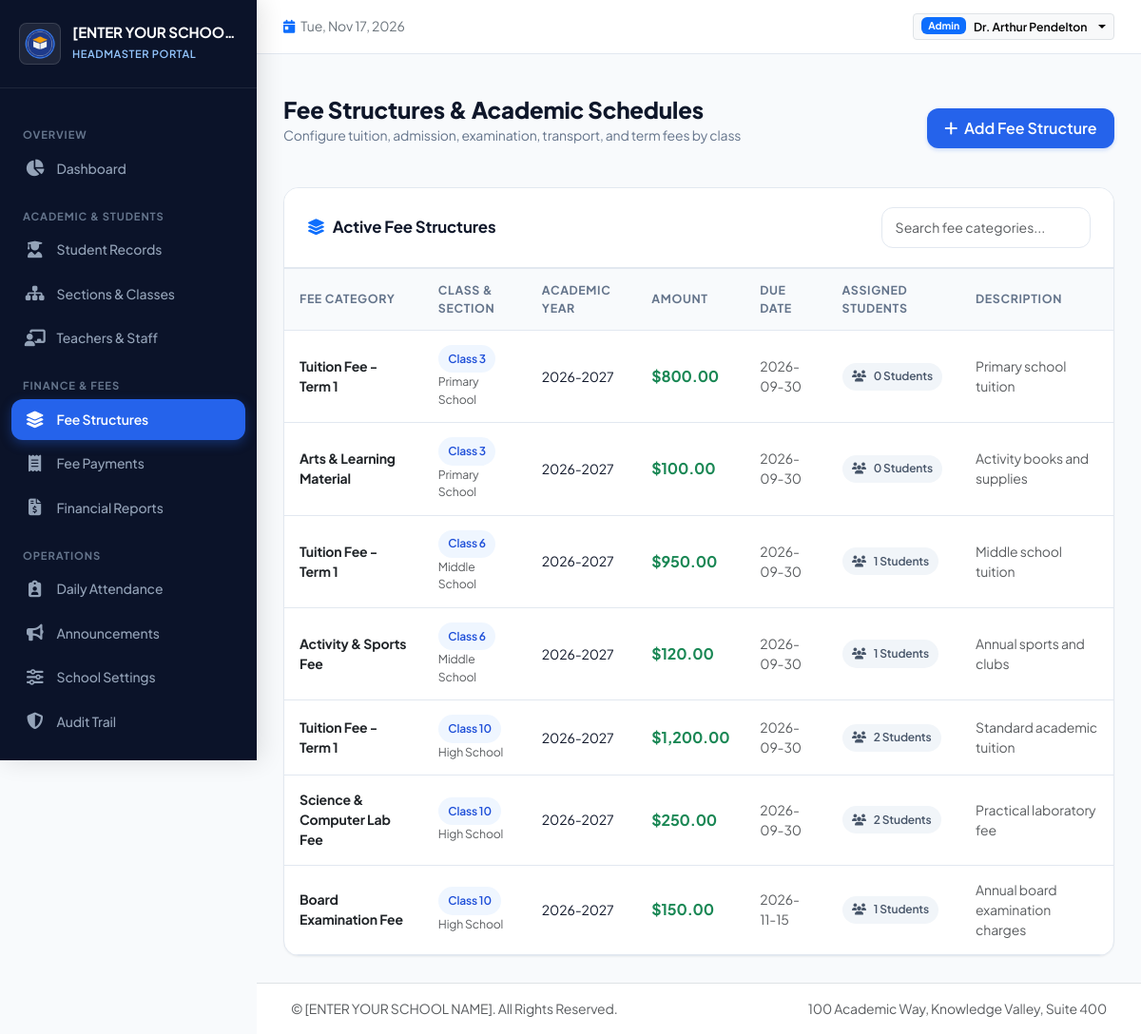
/admin/fee-structures (signed in), run on the app's committed database.
### tables this page shows
CREATE TABLE school_settings (
        id INTEGER PRIMARY KEY,
        school_name TEXT NOT NULL DEFAULT '[ENTER YOUR SCHOOL NAME]',
        school_address TEXT DEFAULT '',
        school_phone TEXT DEFAULT '',
        school_email TEXT DEFAULT '',
        school_website TEXT DEFAULT '',
        headmaster_name TEXT DEFAULT '',
        currency_symbol TEXT DEFAULT '$',
        logo_path TEXT DEFAULT '',
        updated_at TIMESTAMP DEFAULT CURRENT_TIMESTAMP
    );

CREATE TABLE users (
        id INTEGER PRIMARY KEY AUTOINCREMENT,
        username TEXT NOT NULL UNIQUE,
        password_hash TEXT NOT NULL,
        role TEXT NOT NULL CHECK(role IN ('admin', 'teacher', 'student')),
        full_name TEXT NOT NULL,
        email TEXT DEFAULT '',
        phone TEXT DEFAULT '',
        is_active INTEGER DEFAULT 1,
        created_at TIMESTAMP DEFAULT CURRENT_TIMESTAMP
    );

CREATE TABLE fee_structures (
        id INTEGER PRIMARY KEY AUTOINCREMENT,
        academic_year_id INTEGER NOT NULL REFERENCES academic_years(id) ON DELETE CASCADE,
        school_section_id INTEGER REFERENCES school_sections(id) ON DELETE SET NULL,
        class_id INTEGER REFERENCES classes(id) ON DELETE CASCADE,
        fee_category TEXT NOT NULL,
        amount REAL NOT NULL CHECK(amount >= 0),
        due_date DATE,
        description TEXT DEFAULT ''
    );

CREATE TABLE classes (
        id INTEGER PRIMARY KEY AUTOINCREMENT,
        section_id INTEGER NOT NULL REFERENCES school_sections(id) ON DELETE CASCADE,
        name TEXT NOT NULL,
        display_order INTEGER DEFAULT 0,
        is_active INTEGER DEFAULT 1,
        UNIQUE(section_id, name)
    );

CREATE TABLE school_sections (
        id INTEGER PRIMARY KEY AUTOINCREMENT,
        name TEXT NOT NULL UNIQUE,
        description TEXT DEFAULT '',
        is_active INTEGER DEFAULT 1
    );

CREATE TABLE academic_years (
        id INTEGER PRIMARY KEY AUTOINCREMENT,
        name TEXT NOT NULL UNIQUE,
        start_date DATE,
        end_date DATE,
        is_current INTEGER DEFAULT 0
    );

### routes/admin.py (the view, shortened to what this page needs)
@admin_bp.route('/fee-structures', methods=['GET', 'POST'])
def fee_structures():
    db = get_db()
    structures = db.execute("""
        SELECT fs.*, ay.name as academic_year_name, c.name as class_name, sec.name as section_name,
               (SELECT COUNT(*) FROM student_fee_assignments WHERE fee_structure_id = fs.id) as assigned_student_count
        FROM fee_structures fs
        JOIN academic_years ay ON fs.academic_year_id = ay.id
        JOIN classes c ON fs.class_id = c.id
        LEFT JOIN school_sections sec ON fs.school_section_id = sec.id
        ORDER BY ay.id DESC, c.display_order ASC;
    """).fetchall()
    academic_years = db.execute("SELECT * FROM academic_years ORDER BY is_current DESC;").fetchall()
    classes = db.execute("SELECT * FROM classes WHERE is_active = 1 ORDER BY section_id, display_order, name;").fetchall()
    return render_template('admin/fee_structures.html',
        settings=get_school_settings(),
        structures=structures,
        academic_years=academic_years,
        classes=classes
    )

### models.py (called while the page is built, shortened)
def get_db():
    if 'db' not in g:
        db_path = current_app.config.get('DATABASE_PATH', Config.DATABASE_PATH)
        g.db = sqlite3.connect(db_path)
        g.db.row_factory = sqlite3.Row
        g.db.execute("PRAGMA foreign_keys = ON;")
    return g.db

def get_school_settings():
    db = get_db()
    row = db.execute("SELECT * FROM school_settings WHERE id = 1;").fetchone()
    if row:
        return dict(row)

    @property
    def is_active(self):
        return self._is_active

    @staticmethod
    def get_by_id(user_id):
        db = get_db()
        cursor = db.execute("SELECT * FROM users WHERE id = ?", (user_id,))
        row = cursor.fetchone()
        if not row:
            return None
        return User._build_from_row(row)

### routes/admin.py (called while the page is built)
@admin_bp.before_request
@login_required
@admin_required
def admin_before_request():
    pass

### utils/helpers.py (called while the page is built)
def format_currency(amount, symbol='$'):
    try:
        val = float(amount or 0.0)
        return f"{symbol}{val:,.2f}"
    except (ValueError, TypeError):
        return f"{symbol}0.00"

### templates/admin/fee_structures.html (shortened to what this page needs)
{% extends "base.html" %}
{% block content %}
<div class="page-header">
  <div>
    <h2 class="page-title">Fee Structures & Academic Schedules</h2>
    <p class="page-subtitle">Configure tuition, admission, examination, transport, and term fees by class</p>
  </div>
  <div>
    <button class="btn btn-primary-custom" data-bs-toggle="modal" data-bs-target="#addFeeModal">
      <i class="fa-solid fa-plus me-1"></i> Add Fee Structure
    </button>
  </div>
</div>
<div class="card-custom">
  <div class="card-custom-header">
    <h5 class="card-custom-title"><i class="fa-solid fa-layer-group text-primary me-2"></i>Active Fee Structures</h5>
    <input type="text" id="tableQuickSearch" class="form-control form-control-sm" placeholder="Search fee categories..." style="width: 220px;">
  </div>
  <div class="table-responsive p-0">
    <table class="table-custom filterable-table mb-0">
      <thead>
        <tr>
          <th>Fee Category</th>
          <th>Class & Section</th>
          <th>Academic Year</th>
          <th>Amount</th>
          <th>Due Date</th>
          <th>Assigned Students</th>
          <th>Description</th>
        </tr>
      </thead>
      <tbody>
        {% for fs in structures %}
          <tr>
            <td class="fw-bold text-dark">{{ fs.fee_category }}</td>
            <td>
              <span class="badge-custom badge-primary">{{ fs.class_name }}</span>
              <small class="text-muted d-block">{{ fs.section_name or '' }}</small>
            </td>
            <td>{{ fs.academic_year_name }}</td>
            <td class="fw-bold text-success fs-6">{{ format_currency(fs.amount) }}</td>
            <td class="text-muted small">{{ fs.due_date or 'End of Academic Year' }}</td>
            <td>
              <span class="badge-custom badge-secondary">
                <i class="fa-solid fa-users me-1"></i> {{ fs.assigned_student_count }} Students
              </span>
            </td>
            <td class="text-muted small">{{ fs.description or '-' }}</td>
          </tr>
        {% endfor %}
      </tbody>
    </table>
  </div>
</div>
{% endblock %}

### templates/base.html (shortened to what this page needs)
<!DOCTYPE html>
<html lang="en">
<head>
  <link href="https://cdn.jsdelivr.net/npm/bootstrap@5.3.3/dist/css/bootstrap.min.css" rel="stylesheet">
  <link rel="stylesheet" href="https://cdnjs.cloudflare.com/ajax/libs/font-awesome/6.5.1/css/all.min.css">
  <link rel="stylesheet" href="{{ url_for('static', filename='css/style.css') }}">
</head>
<body>
  <div class="app-wrapper">
    <aside class="sidebar">
      <div class="sidebar-header">
        <img src="{% if school_settings.logo_path %}{{ url_for('static', filename=school_settings.logo_path) }}{% else %}{{ url_for('static', filename='images/default_logo.png') }}{% endif %}"
             alt="School Logo" class="school-brand-logo">
        <div class="school-brand-info">
          <h1 class="school-brand-name" title="{{ school_settings.school_name }}">{{ school_settings.school_name }}</h1>
          <span class="school-brand-badge">
            {% if current_user.role == 'admin' %}Headmaster Portal
            {% elif current_user.role == 'teacher' %}Teacher Portal
            {% elif current_user.role == 'student' %}Student Portal
            {% else %}Portal{% endif %}
          </span>
        </div>
      </div>
      <div class="sidebar-nav">
        {% if current_user.role == 'admin' %}
          <div class="nav-section-title">Overview</div>
          <a href="{{ url_for('admin.dashboard') }}" class="sidebar-link {% if request.endpoint == 'admin.dashboard' %}active{% endif %}">
            <i class="fa-solid fa-chart-pie"></i>
            <span>Dashboard</span>
          </a>
          <div class="nav-section-title">Academic & Students</div>
          <a href="{{ url_for('admin.students') }}" class="sidebar-link {% if request.endpoint in ['admin.students', 'admin.student_create', 'admin.student_view', 'admin.student_edit'] %}active{% endif %}">
            <i class="fa-solid fa-user-graduate"></i>
            <span>Student Records</span>
          </a>
          <a href="{{ url_for('admin.sections_classes') }}" class="sidebar-link {% if request.endpoint == 'admin.sections_classes' %}active{% endif %}">
            <i class="fa-solid fa-sitemap"></i>
            <span>Sections & Classes</span>
          </a>
          <a href="{{ url_for('admin.teachers') }}" class="sidebar-link {% if request.endpoint in ['admin.teachers', 'admin.teacher_create'] %}active{% endif %}">
            <i class="fa-solid fa-chalkboard-user"></i>
            <span>Teachers & Staff</span>
          </a>
          <div class="nav-section-title">Finance & Fees</div>
          <a href="{{ url_for('admin.fee_structures') }}" class="sidebar-link {% if request.endpoint == 'admin.fee_structures' %}active{% endif %}">
            <i class="fa-solid fa-layer-group"></i>
            <span>Fee Structures</span>
          </a>
          <a href="{{ url_for('admin.payments') }}" class="sidebar-link {% if request.endpoint in ['admin.payments', 'admin.payment_receipt'] %}active{% endif %}">
            <i class="fa-solid fa-receipt"></i>
            <span>Fee Payments</span>
          </a>
          <a href="{{ url_for('admin.fee_reports') }}" class="sidebar-link {% if request.endpoint == 'admin.fee_reports' %}active{% endif %}">
            <i class="fa-solid fa-file-invoice-dollar"></i>
            <span>Financial Reports</span>
          </a>
          <div class="nav-section-title">Operations</div>
          <a href="{{ url_for('admin.attendance') }}" class="sidebar-link {% if request.endpoint == 'admin.attendance' %}active{% endif %}">
            <i class="fa-solid fa-clipboard-user"></i>
            <span>Daily Attendance</span>
          </a>
          <a href="{{ url_for('admin.notices') }}" class="sidebar-link {% if request.endpoint == 'admin.notices' %}active{% endif %}">
            <i class="fa-solid fa-bullhorn"></i>
            <span>Announcements</span>
          </a>
          <a href="{{ url_for('admin.settings') }}" class="sidebar-link {% if request.endpoint == 'admin.settings' %}active{% endif %}">
            <i class="fa-solid fa-sliders"></i>
            <span>School Settings</span>
          </a>
          <a href="{{ url_for('admin.audit_logs') }}" class="sidebar-link {% if request.endpoint == 'admin.audit_logs' %}active{% endif %}">
            <i class="fa-solid fa-shield-halved"></i>
            <span>Audit Trail</span>
          </a>
        {% endif %}
      </div>
    </aside>
    <div class="main-wrapper">
      <header class="topbar">
        <div class="d-flex align-items-center gap-3">
          <div class="d-none d-md-block text-secondary small">
            <i class="fa-solid fa-calendar-day me-1 text-primary"></i>
            <span id="currentDateDisplay">Today</span>
          </div>
        </div>
        <div class="d-flex align-items-center gap-3">
          <div class="dropdown">
            <button class="btn btn-light btn-sm border dropdown-toggle d-flex align-items-center gap-2" type="button" data-bs-toggle="dropdown">
              <span class="badge bg-primary text-capitalize">{{ current_user.role }}</span>
              <span class="fw-semibold small d-none d-sm-inline">{{ current_user.full_name }}</span>
            </button>
          </div>
        </div>
      </header>
      <div class="container-fluid px-4 pt-3">
      </div>
      <main class="content-area">
        {% block content %}{% endblock %}
      </main>
      <footer class="bg-white border-top py-3 px-4 text-center text-muted small mt-auto">
        <div class="container-fluid d-flex flex-column flex-sm-row justify-content-between align-items-center gap-2">
          <span>&copy; {{ school_settings.school_name }}. All Rights Reserved.</span>
          <span>{{ school_settings.school_address }}</span>
        </div>
      </footer>
    </div>
  </div>
</body>
</html>

### data on the page
school_settings: school_name "[ENTER YOUR SCHOO…", school_name "[ENTER YOUR SCHOOL NAME]", school_address "100 Academic Way, Knowledge Valley, Suite 400"
users: role "Admin", full_name "Dr. Arthur Pendelton"
fee_structures: fee_category "Tuition Fee - Term 1", class_name "Class 3", name "Primary School", academic_year_name "2026-2027", amount "$800.00", due_date "2026-09-30", assigned_student_count "0", description "Primary school tuition"
fee_structures: fee_category "Arts & Learning Material", class_name "Class 3", name "Primary School", academic_year_name "2026-2027", amount "$100.00", due_date "2026-09-30", assigned_student_count "0", description "Activity books and supplies"
fee_structures: fee_category "Tuition Fee - Term 1", class_name "Class 6", name "Middle School", academic_year_name "2026-2027", amount "$950.00", due_date "2026-09-30", assigned_student_count "1", description "Middle school tuition"
fee_structures: fee_category "Activity & Sports Fee", class_name "Class 6", name "Middle School", academic_year_name "2026-2027", amount "$120.00", due_date "2026-09-30", assigned_student_count "1", description "Annual sports and clubs"
fee_structures: fee_category "Tuition Fee - Term 1", class_name "Class 10", name "High School", academic_year_name "2026-2027", amount "$1,200.00", due_date "2026-09-30", assigned_student_count "2", description "Standard academic tuition"
fee_structures: fee_category "Science & Computer Lab Fee", class_name "Class 10", name "High School", academic_year_name "2026-2027", amount "$250.00", due_date "2026-09-30", assigned_student_count "2", description "Practical laboratory fee"
fee_structures: fee_category "Board Examination Fee", class_name "Class 10", name "High School", academic_year_name "2026-2027", amount "$150.00", due_date "2026-11-15", assigned_student_count "1", description "Annual board examination charges"
